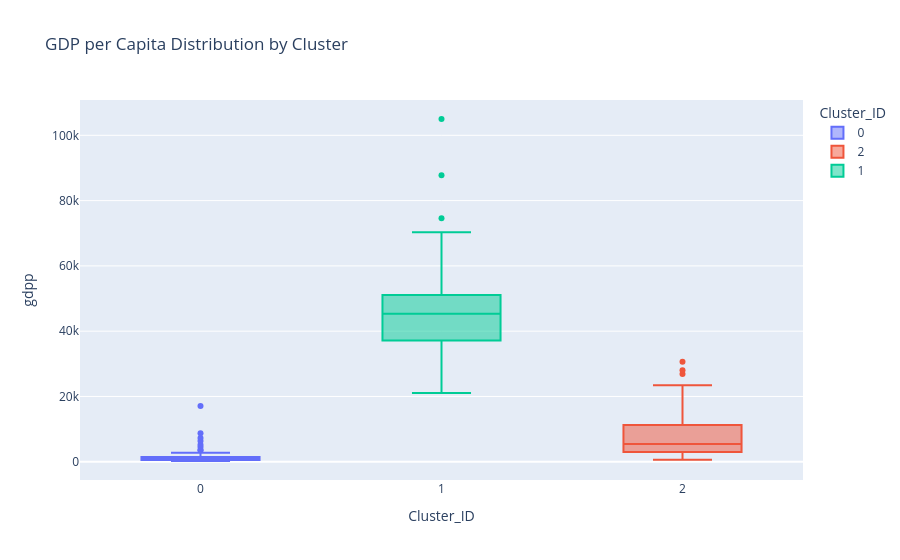

Notebook source saved alongside this figure:
### Markdown cell above
Confirms Cluster 0 is the high-priority group with the lowest income and highest mortality.

### Code cell
fig = px.box(df_model, x="Cluster_ID", y="gdpp", color="Cluster_ID",
             title="GDP per Capita Distribution by Cluster")
fig.show()

### Figure 1 — Plotly figure (JSON) as saved in the notebook; plotly's stock layout.template omitted (floating-point values rounded to 4 significant figures)
{"data": [{"alignmentgroup": "True", "hovertemplate": "Cluster_ID=%{x}<br>gdpp=%{y}<extra></extra>", "legendgroup": "0", "marker": {"color": "#636efa"}, "name": "0", "notched": false, "offsetgroup": "0", "orientation": "v", "showlegend": true, "type": "box", "x": [0, 0, 0, 0, 0, 0, 0, 0, 0, 0, 0, 0, 0, 0, 0, 0, 0, 0, 0, 0, 0, 0, 0, 0, 0, 0, 0, 0, 0, 0, 0, 0, 0, 0, 0, 0, 0, 0, 0, 0, 0, 0, 0, 0, 0, 0, 0, 0], "x0": " ", "xaxis": "x", "y": [553, 3530, 758, 6350, 575, 231, 1310, 446, 897, 769, 334, 2740, 1220, 17100, 482, 8750, 562, 1310, 648, 547, 662, 4500, 967, 1490, 1140, 1170, 327, 413, 459, 708, 1200, 419, 5190, 348, 2330, 1040, 563, 1000, 399, 1290, 7280, 1480, 702, 3600, 488, 595, 1310, 1460], "y0": " ", "yaxis": "y"}, {"alignmentgroup": "True", "hovertemplate": "Cluster_ID=%{x}<br>gdpp=%{y}<extra></extra>", "legendgroup": "2", "marker": {"color": "#EF553B"}, "name": "2", "notched": false, "offsetgroup": "2", "orientation": "v", "showlegend": true, "type": "box", "x": [2, 2, 2, 2, 2, 2, 2, 2, 2, 2, 2, 2, 2, 2, 2, 2, 2, 2, 2, 2, 2, 2, 2, 2, 2, 2, 2, 2, 2, 2, 2, 2, 2, 2, 2, 2, 2, 2, 2, 2, 2, 2, 2, 2, 2, 2, 2, 2, 2, 2, 2, 2, 2, 2, 2, 2, 2, 2, 2, 2, 2, 2, 2, 2, 2, 2, 2, 2, 2, 2, 2, 2, 2, 2, 2, 2, 2, 2, 2, 2, 2, 2, 2, 2, 2, 2, 2, 2, 2, 2, 2], "x0": " ", "xaxis": "x", "y": [4090, 4460, 12200, 10300, 3220, 5840, 28000, 20700, 758, 16000, 6030, 4340, 2180, 1980, 4610, 11200, 6840, 786, 3310, 12900, 4560, 6250, 8200, 13500, 19800, 5450, 4660, 2600, 2990, 14600, 3650, 2960, 26900, 7370, 2830, 3040, 13100, 1350, 3110, 6530, 30600, 4680, 3680, 9070, 880, 11300, 8860, 12100, 12000, 4540, 9070, 7100, 8000, 2860, 1630, 2650, 6680, 2830, 988, 592, 19300, 8080, 3230, 5020, 2130, 12600, 22500, 8230, 10700, 3450, 19300, 5410, 10800, 16600, 23400, 22100, 2810, 6230, 8300, 738, 5080, 3550, 4140, 10700, 4440, 2970, 11900, 1380, 2970, 13500, 1310], "y0": " ", "yaxis": "y"}, {"alignmentgroup": "True", "hovertemplate": "Cluster_ID=%{x}<br>gdpp=%{y}<extra></extra>", "legendgroup": "1", "marker": {"color": "#00cc96"}, "name": "1", "notched": false, "offsetgroup": "1", "orientation": "v", "showlegend": true, "type": "box", "x": [1, 1, 1, 1, 1, 1, 1, 1, 1, 1, 1, 1, 1, 1, 1, 1, 1, 1, 1, 1, 1, 1, 1, 1, 1, 1, 1, 1], "x0": " ", "xaxis": "x", "y": [51900, 46900, 44400, 35300, 47400, 30800, 58000, 46200, 40600, 41800, 41900, 48700, 35800, 44500, 38500, 105000, 21100, 50300, 33700, 87800, 70300, 46600, 30700, 52100, 74600, 35000, 38900, 48400], "y0": " ", "yaxis": "y"}], "layout": {"boxmode": "overlay", "legend": {"title": {"text": "Cluster_ID"}, "tracegroupgap": 0}, "title": {"text": "GDP per Capita Distribution by Cluster"}, "xaxis": {"anchor": "y", "categoryarray": [0, 2, 1], "categoryorder": "array", "domain": [0, 1], "title": {"text": "Cluster_ID"}}, "yaxis": {"anchor": "x", "domain": [0, 1], "title": {"text": "gdpp"}}}}
